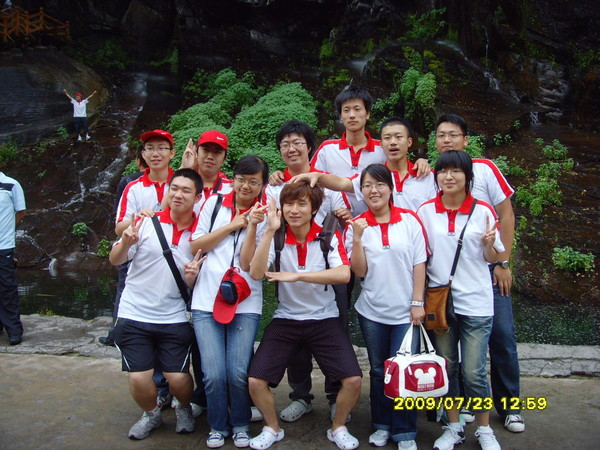
//> input picture Learning OpenCV/Test Resource/013.jpg, 600 x 450 px
$ ./Ch6_Test_cvLaplace '../Test Resource/013.jpg'   (built with g++ and OpenCV 4)
//> lines starting //> are read from the running program, lines starting //| are printed output that depends on the picture
//////////////////////////////////////////////////////
// Date:       2009-10-01
// Author:     Yishi Guo
// Chapter:    6
// Content:    cvLaplace | Image Transforms
// Reference:  http://www.opencv.org.cn/forum/viewtopic.php?t=178
//////////////////////////////////////////////////////
#include "cv.h"
#include "highgui.h"

int main( int argc, char** argv ) {
	if ( argc >= 2 ) {
		// Get Images
		//
		IplImage* src = cvLoadImage( argv[1] );
//> src is the input picture: 450 rows x 600 cols, CV_8UC3; mean B, G, R 75.4, 75.3, 81.1
		IplImage* dst = cvCreateImage( cvGetSize(src), IPL_DEPTH_16S, src->nChannels );
		IplImage* dst2 = cvCreateImage( cvGetSize(src), src->depth, src->nChannels );

		// Create Windows
		//
		cvNamedWindow( "src", CV_WINDOW_AUTOSIZE );
		cvNamedWindow( "dst", CV_WINDOW_AUTOSIZE );

		// Make move on the images
		//
		cvLaplace( src, dst, 3 );
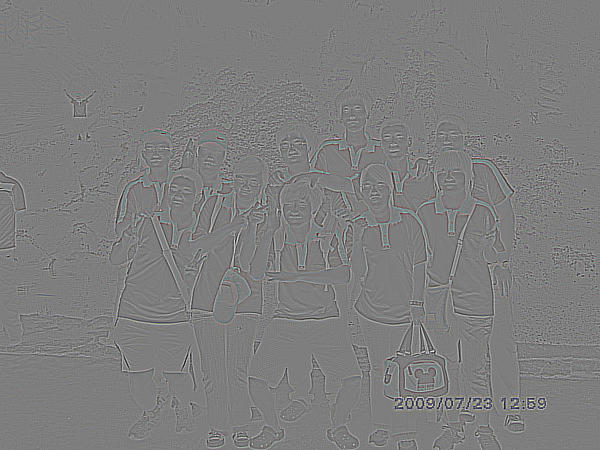
//> dst: 450 rows x 600 cols, CV_16SC3; mean B, G, R 0, 0, 0; drawn with min black and max white
		cvConvertScaleAbs( dst, dst2, 1, 0 );
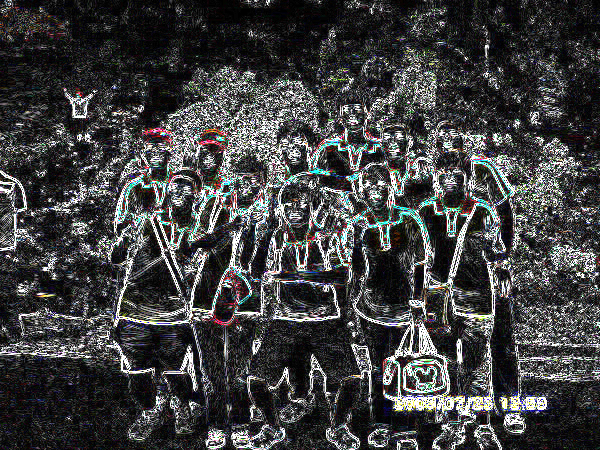
//> dst2: 450 rows x 600 cols, CV_8UC3; mean B, G, R 65, 64.5, 64.3

		// Show the images
		//
		cvShowImage( "src", src );
		cvShowImage( "dst", dst2 );

		// Wait a key
		//
		cvWaitKey();

		// Clear Resources
		//
		cvReleaseImage( &src );
		cvReleaseImage( &dst );
		cvReleaseImage( &dst2 );

		cvDestroyWindow( "src" );
		cvDestroyWindow( "dst" );
	}
	return 0;
}

$ run again, on Learning OpenCV/Test Resource/12.jpg
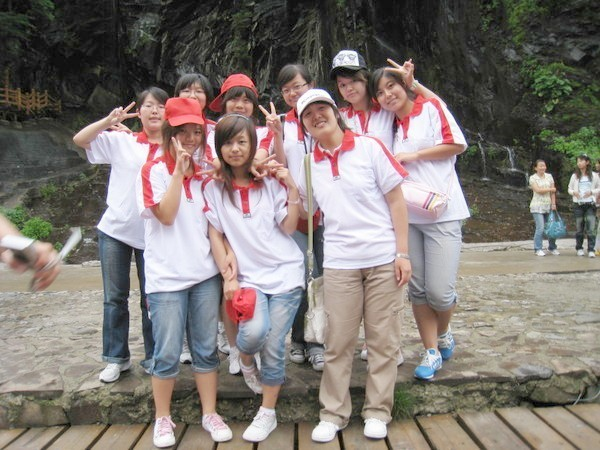
//> input picture Learning OpenCV/Test Resource/12.jpg, 600 x 450 px
//> src is the input picture: 450 rows x 600 cols, CV_8UC3; mean B, G, R 116.2, 121.2, 129.3
//> `cvLaplace( src, dst, 3 );`:
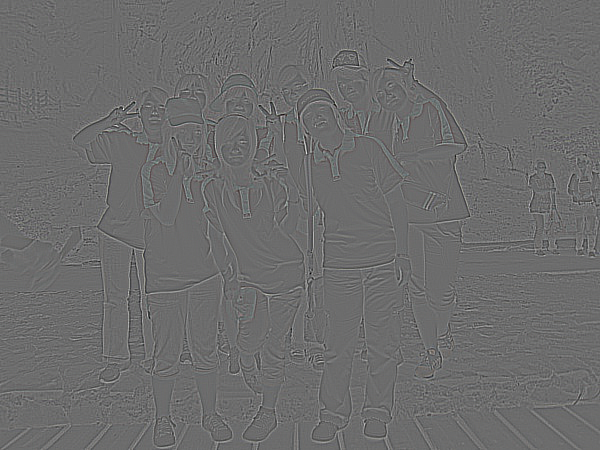
//> dst: 450 rows x 600 cols, CV_16SC3; mean B, G, R 0, 0, 0; drawn with min black and max white
//> `cvConvertScaleAbs( dst, dst2, 1, 0 );`:
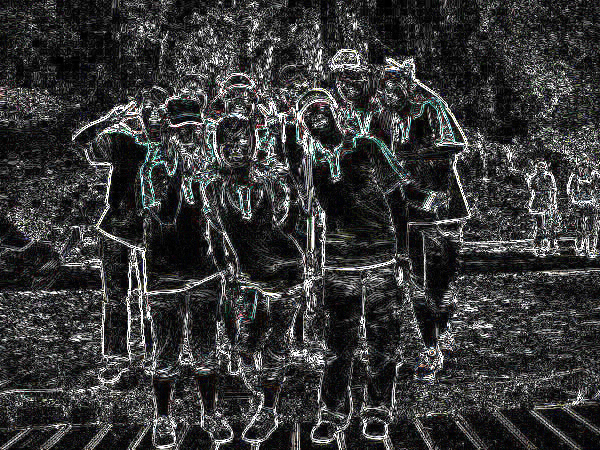
//> dst2: 450 rows x 600 cols, CV_8UC3; mean B, G, R 55.5, 55.5, 55.2

$ run again, on Learning OpenCV/Test Resource/186.jpg
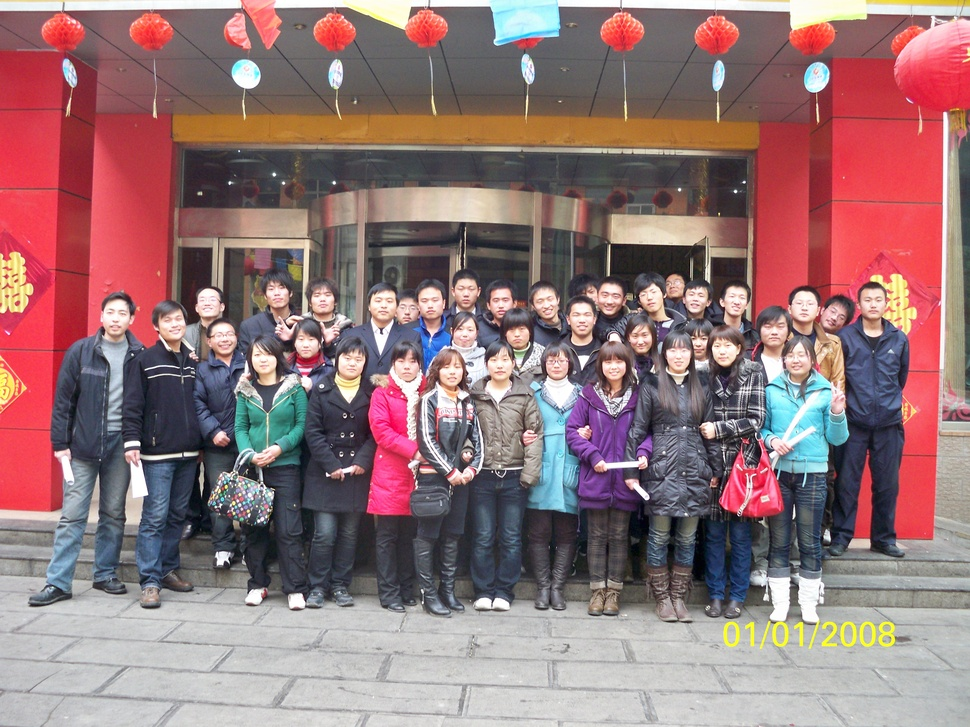
//> input picture Learning OpenCV/Test Resource/186.jpg, 970 x 727 px, shrunk from 3648 x 2736 before the run
//> src is the input picture: 727 rows x 970 cols, CV_8UC3; mean B, G, R 119.4, 117.3, 148.6
//> `cvLaplace( src, dst, 3 );`:
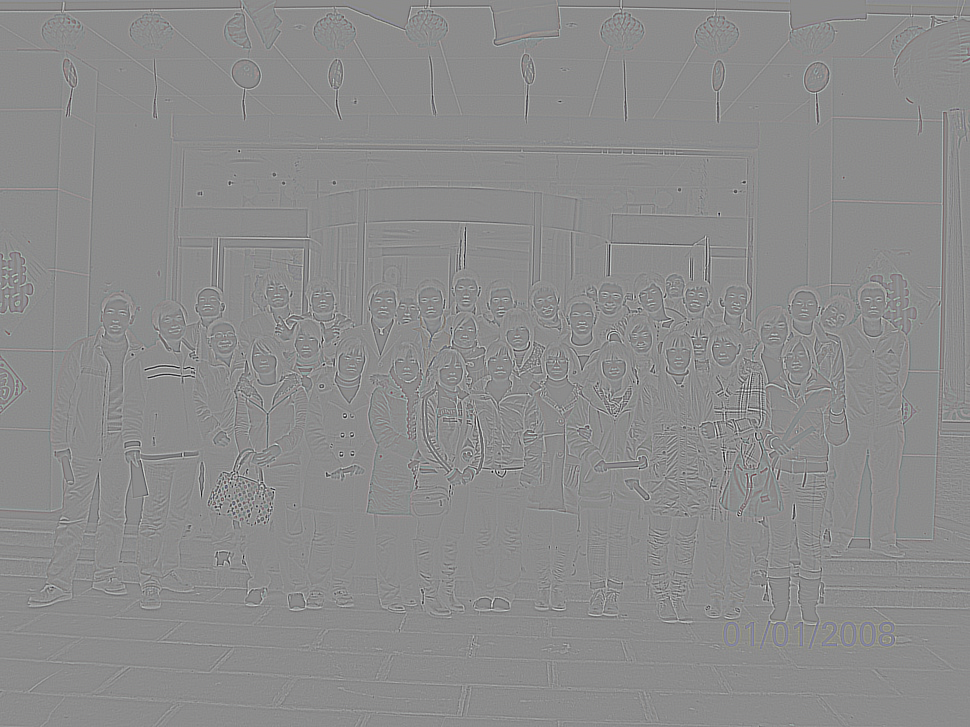
//> dst: 727 rows x 970 cols, CV_16SC3; mean B, G, R 0, 0, 0; drawn with min black and max white
//> `cvConvertScaleAbs( dst, dst2, 1, 0 );`:
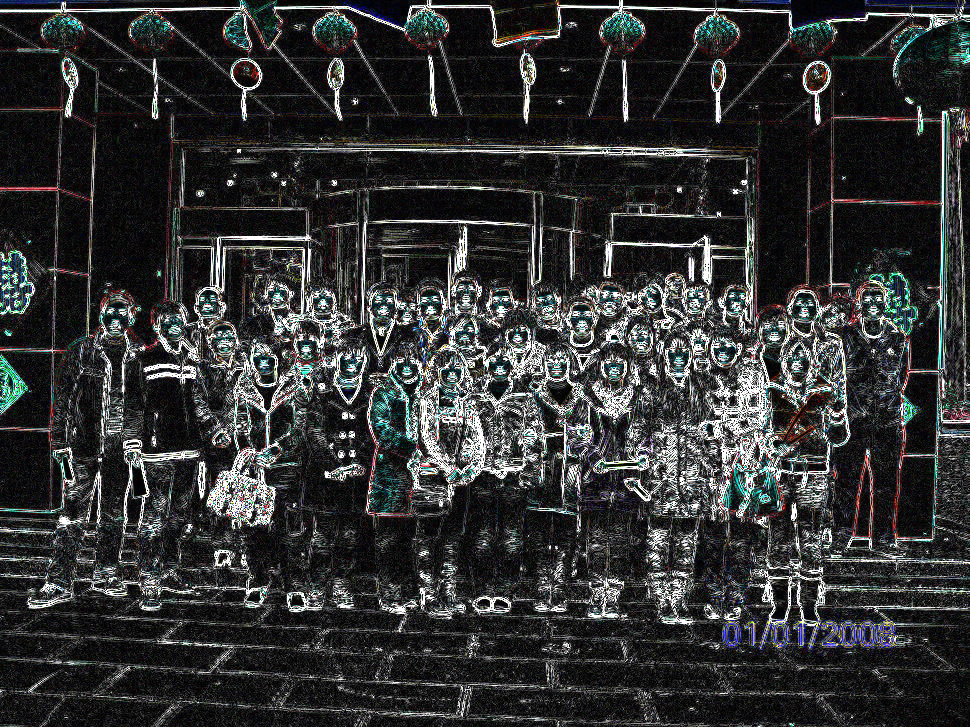
//> dst2: 727 rows x 970 cols, CV_8UC3; mean B, G, R 51.4, 51.2, 50.3

$ run again, on Learning OpenCV/Test Resource/27.jpg
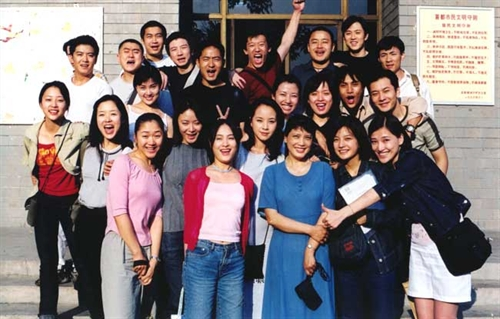
//> input picture Learning OpenCV/Test Resource/27.jpg, 500 x 319 px
//> src is the input picture: 319 rows x 500 cols, CV_8UC3; mean B, G, R 121.4, 119.2, 129.8
//> `cvLaplace( src, dst, 3 );`:
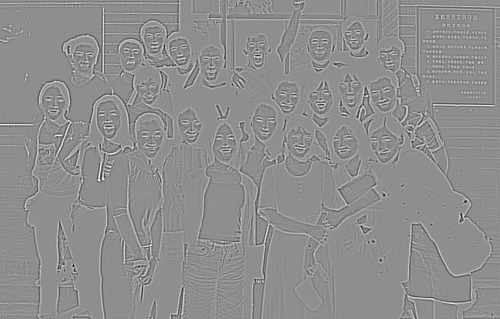
//> dst: 319 rows x 500 cols, CV_16SC3; mean B, G, R 0, 0, 0; drawn with min black and max white
//> `cvConvertScaleAbs( dst, dst2, 1, 0 );`:
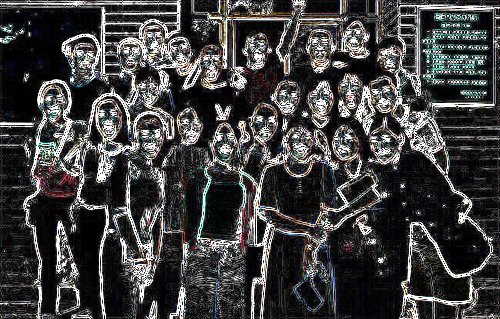
//> dst2: 319 rows x 500 cols, CV_8UC3; mean B, G, R 65.1, 64.9, 65.5
